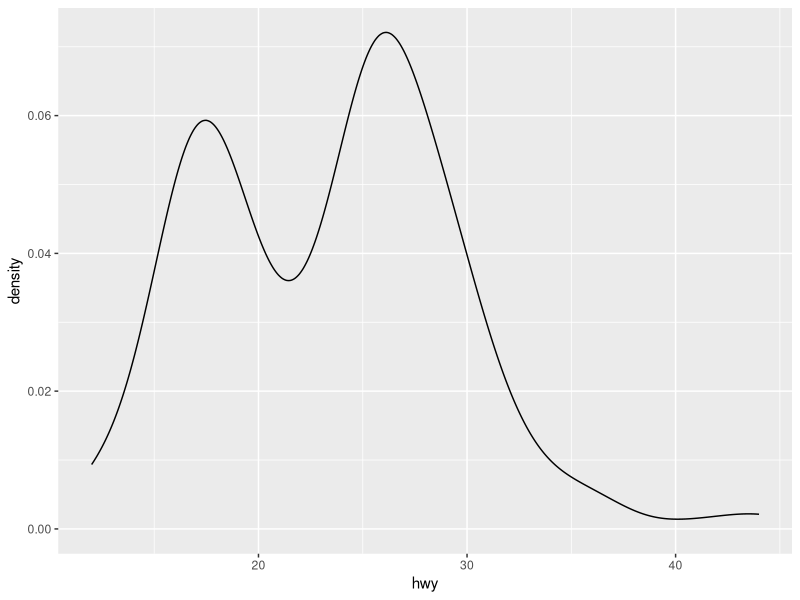
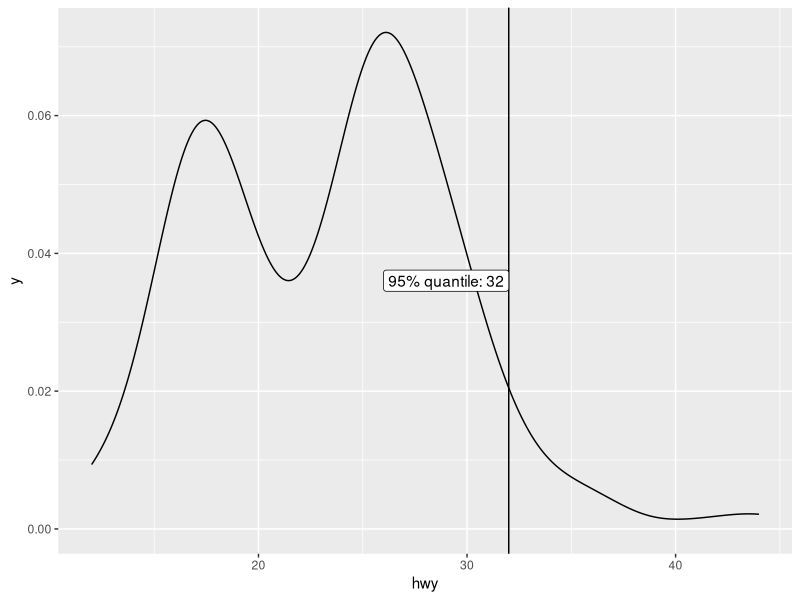
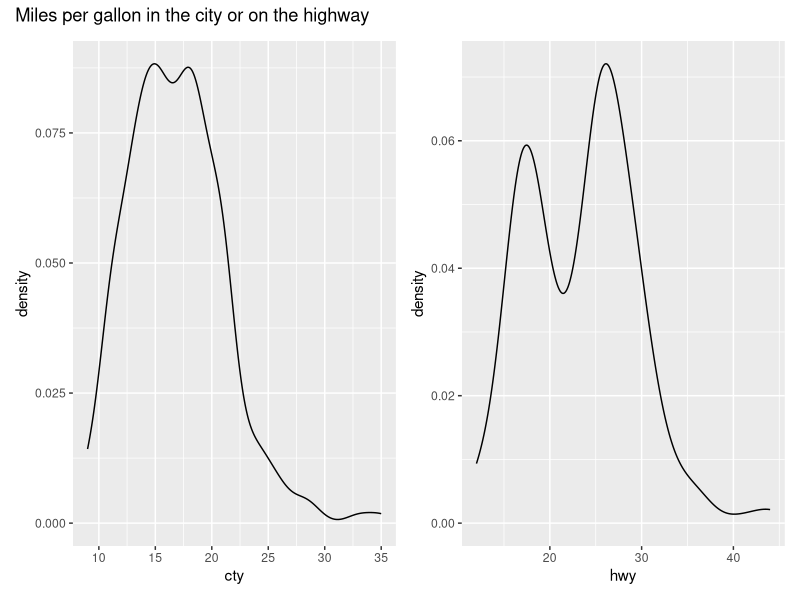
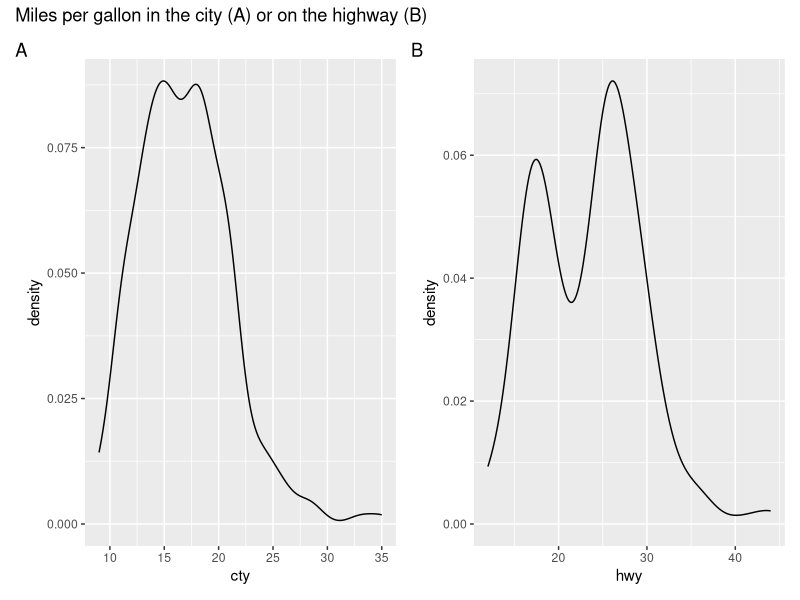
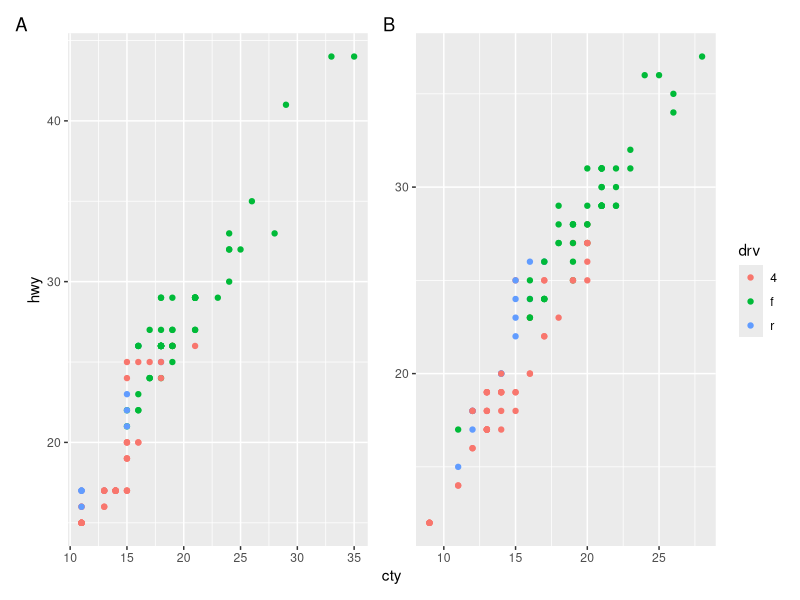
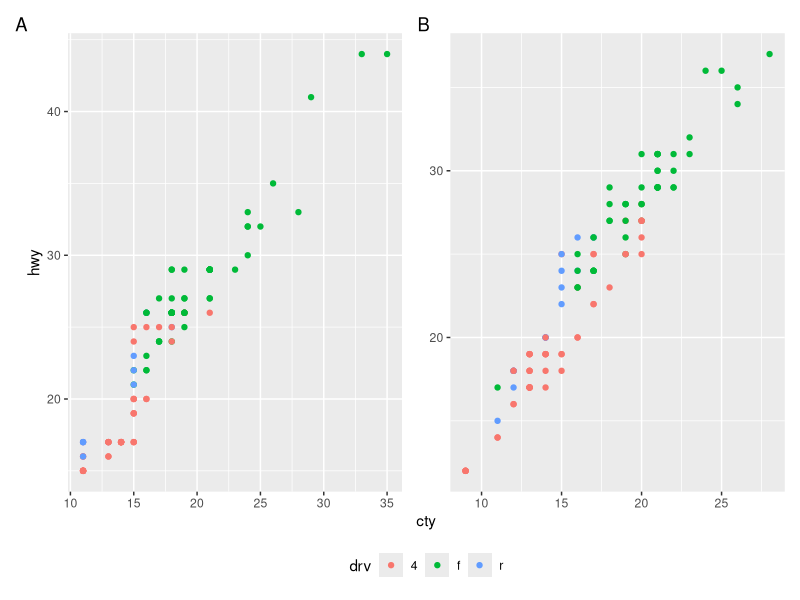
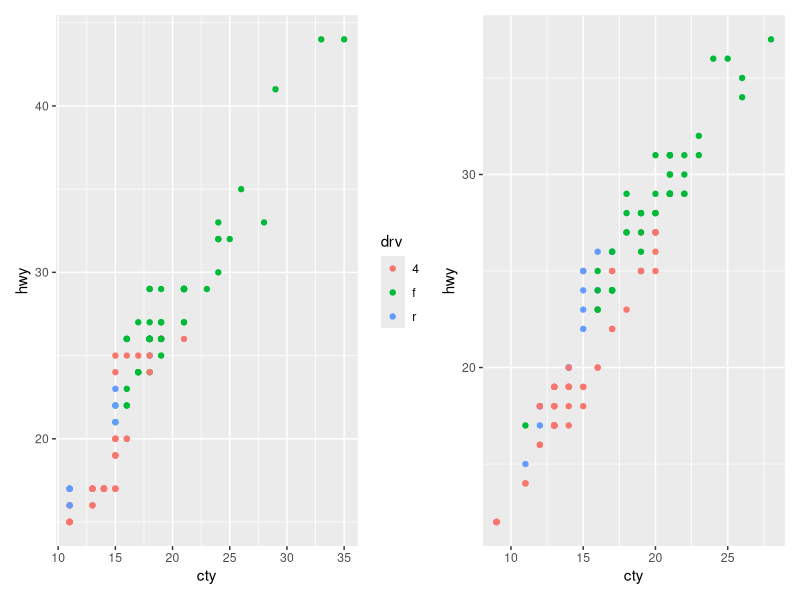
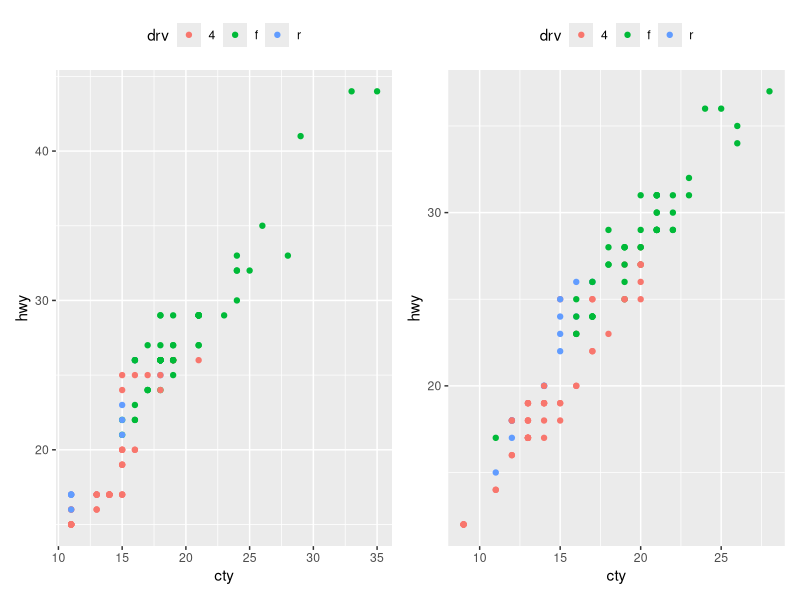

These charts were generated, in order, by the following R code:
## ---- chunk 1
#| warning: false

# Load and attach ggplot2
library(ggplot2)

# Plot variable hwy from dataset mpg
p <- ggplot(mpg, aes(x = hwy)) +
  geom_density()

p
## ---- chunk 2
# Get minimum and maximum of x and y
x_min <- ggplot2::layer_scales(p)$x$range$range[1]
x_max <- ggplot2::layer_scales(p)$x$range$range[2]
y_min <- ggplot2::layer_scales(p)$y$range$range[1]
y_max <- ggplot2::layer_scales(p)$y$range$range[2]

# Annotate label to 95% quantile at y = y_max / 2
q <- quantile(mpg$hwy, 0.95)

p +
  geom_vline(aes(xintercept = q)) +
  annotate(
    "label", 
    x = q, 
    y = y_max / 2,
    label = paste0("95% quantile: ", q), 
    hjust = "right"
  )
## ---- chunk 3
#| warning: false

library(patchwork)
## ---- chunk 4
p1 <- ggplot(mpg, aes(x = cty)) +
  geom_density()

p2 <- ggplot(mpg, aes(x = hwy)) +
  geom_density()

p1 + p2 + plot_annotation(title = "Miles per gallon in the city or on the highway")
## ---- chunk 5
p1 + p2 + 
  plot_annotation(
    title = "Miles per gallon in the city (A) or on the highway (B)", 
    tag_levels = "A"
  )
## ---- chunk 6
#| message: false
#| warning: false

library(tidyverse)

mpg$year %>% 
  unique() %>% 
  purrr::map(\(x) mpg %>% filter(year == x)) %>% 
  purrr::map(\(x) ggplot(x, aes(x = cty, y = hwy, color = drv)) + geom_point()) %>% 
  wrap_plots(., 
    guides = "collect", 
    axes = "collect"
  ) +
  plot_annotation(tag_level = "A")
## ---- chunk 7
mpg$year %>% 
  unique() %>% 
  purrr::map(\(x) mpg %>% filter(year == x)) %>% 
  purrr::map(\(x) ggplot(x, aes(x = cty, y = hwy, color = drv)) + geom_point()) %>% 
  wrap_plots(., 
    guides = "collect", 
    axes = "collect"
  ) +
  plot_annotation(tag_level = "A") &
  theme(legend.position = "bottom")
## ---- chunk 8
p1 <- mpg %>% 
  filter(year == 1999) %>% 
  ggplot(aes(x = cty, y = hwy, color = drv)) +
  geom_point() +
  theme(legend.position = "none")

p2 <- mpg %>% 
  filter(year == 2008) %>% 
  ggplot(aes(x = cty, y = hwy, color = drv)) +
  geom_point() +
  theme(legend.position = "left")

# Legends as specified in the individual plots
p1 + p2

# Both legends move to the top
p1 + p2 & theme(legend.position = "top")

# Collecting legends moves them to the right by default
p1 + p2 + plot_layout(guides = 'collect')
## ---- chunk 9
# No tranformation
ggplot(diamonds, aes(x = depth, y = carat, color = price)) +
  geom_point() +
  scale_color_distiller(palette = "PuOr")

# Log tranformation causes legend numbers to change
ggplot(diamonds, aes(x = depth, y = carat, color = price)) +
  geom_point() +
  scale_color_distiller(palette = "PuOr", transform = "log")

# Specify numbers in legend with 'breaks'
ggplot(diamonds, aes(x = depth, y = carat, color = price)) +
  geom_point() +
  scale_color_distiller(palette = "PuOr", transform = "log", breaks = c(500, 2500, 10000))
